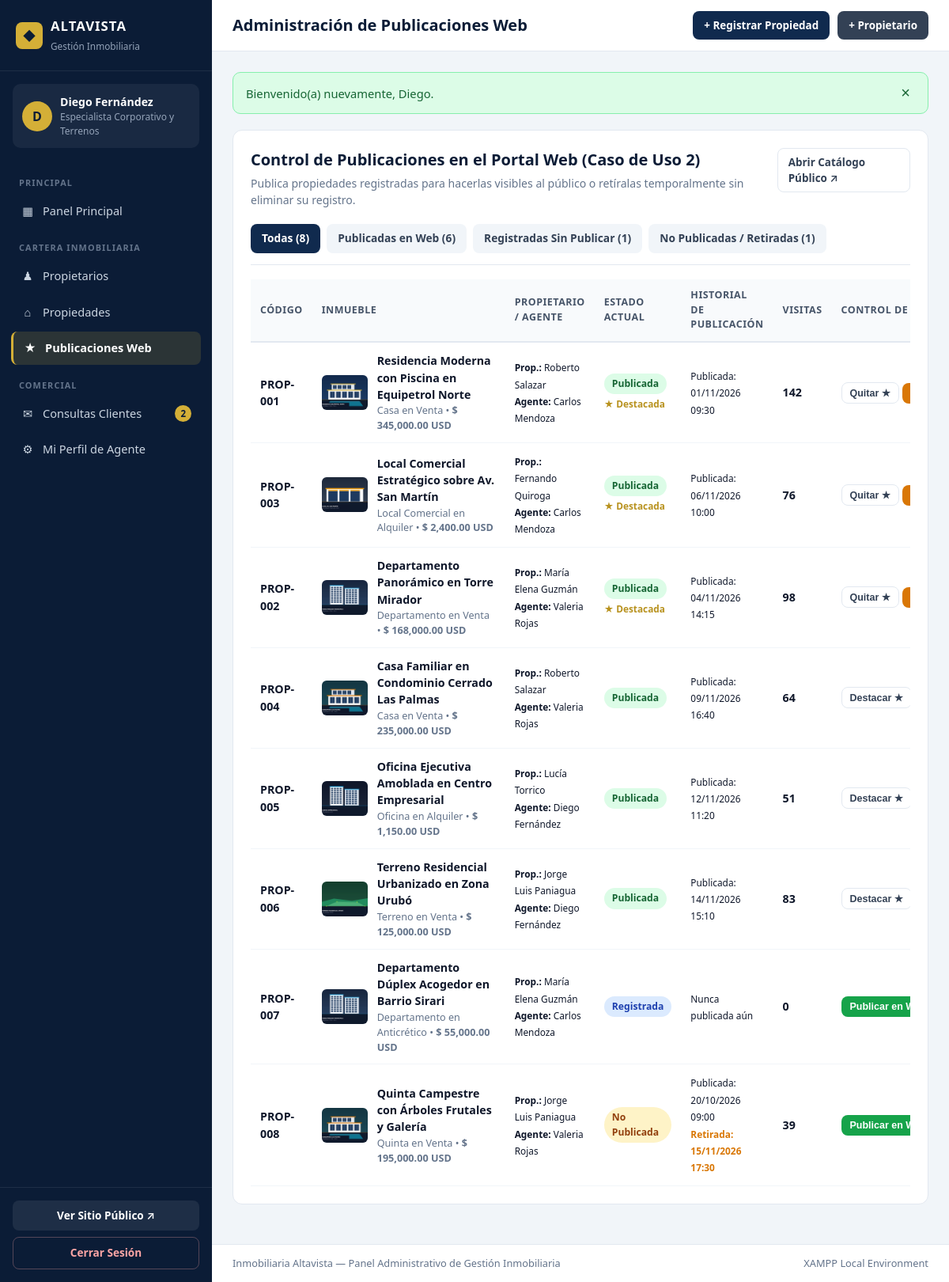
/admin/publicaciones.php (signed in), run on the app's committed database.
### tables this page shows
CREATE TABLE `propiedades` (
  `id_propiedad` INT NOT NULL AUTO_INCREMENT,
  `codigo_referencia` VARCHAR(20) NOT NULL,
  `titulo` VARCHAR(180) NOT NULL,
  `tipo_inmueble` ENUM('Casa', 'Departamento', 'Terreno', 'Local Comercial', 'Oficina', 'Quinta') NOT NULL,
  `tipo_operacion` ENUM('Venta', 'Alquiler', 'Anticrético') NOT NULL DEFAULT 'Venta',
  `direccion` VARCHAR(255) NOT NULL,
  `zona_ciudad` VARCHAR(120) NOT NULL,
  `descripcion` TEXT NOT NULL,
  `precio` DECIMAL(12,2) NOT NULL,
  `moneda` ENUM('USD', 'BOB') NOT NULL DEFAULT 'USD',
  `habitaciones` INT NOT NULL DEFAULT 0,
  `banos` INT NOT NULL DEFAULT 0,
  `superficie_m2` DECIMAL(10,2) NOT NULL,
  `estacionamientos` INT NOT NULL DEFAULT 0,
  `imagen_principal` VARCHAR(255) NOT NULL DEFAULT 'no-image.jpg',
  `estado_registro` ENUM('Registrada', 'Publicada', 'No Publicada') NOT NULL DEFAULT 'Registrada',
  `id_propietario` INT NOT NULL,
  `id_agente` INT NOT NULL,
  `fecha_registro` TIMESTAMP NOT NULL DEFAULT CURRENT_TIMESTAMP,
  `fecha_actualizacion` TIMESTAMP NOT NULL DEFAULT CURRENT_TIMESTAMP ON UPDATE CURRENT_TIMESTAMP,
  PRIMARY KEY (`id_propiedad`),
  UNIQUE KEY `uk_propiedades_codigo` (`codigo_referencia`),
  KEY `idx_propiedades_propietario` (`id_propietario`),
  KEY `idx_propiedades_agente` (`id_agente`),
  KEY `idx_propiedades_estado` (`estado_registro`),
  CONSTRAINT `fk_propiedades_propietario`
    FOREIGN KEY (`id_propietario`) REFERENCES `propietarios` (`id_propietario`)
    ON DELETE RESTRICT ON UPDATE CASCADE,
  CONSTRAINT `fk_propiedades_agente`
    FOREIGN KEY (`id_agente`) REFERENCES `agentes` (`id_agente`)
    ON DELETE RESTRICT ON UPDATE CASCADE
);

CREATE TABLE `propietarios` (
  `id_propietario` INT NOT NULL AUTO_INCREMENT,
  `nombre` VARCHAR(100) NOT NULL,
  `apellido` VARCHAR(100) NOT NULL,
  `documento_identidad` VARCHAR(30) NOT NULL,
  `telefono` VARCHAR(30) NOT NULL,
  `email` VARCHAR(150) DEFAULT NULL,
  `direccion_residencia` VARCHAR(255) DEFAULT NULL,
  `notas` TEXT DEFAULT NULL,
  `fecha_registro` TIMESTAMP NOT NULL DEFAULT CURRENT_TIMESTAMP,
  PRIMARY KEY (`id_propietario`),
  UNIQUE KEY `uk_propietarios_documento` (`documento_identidad`)
);

CREATE TABLE `agentes` (
  `id_agente` INT NOT NULL AUTO_INCREMENT,
  `nombre` VARCHAR(100) NOT NULL,
  `apellido` VARCHAR(100) NOT NULL,
  `email` VARCHAR(150) NOT NULL,
  `telefono` VARCHAR(30) NOT NULL,
  `whatsapp` VARCHAR(30) DEFAULT NULL,
  `cargo` VARCHAR(80) NOT NULL DEFAULT 'Asesor Inmobiliario',
  `password_hash` VARCHAR(255) NOT NULL,
  `activo` TINYINT(1) NOT NULL DEFAULT 1,
  `fecha_registro` TIMESTAMP NOT NULL DEFAULT CURRENT_TIMESTAMP,
  PRIMARY KEY (`id_agente`),
  UNIQUE KEY `uk_agentes_email` (`email`)
);

CREATE TABLE `publicaciones` (
  `id_publicacion` INT NOT NULL AUTO_INCREMENT,
  `id_propiedad` INT NOT NULL,
  `id_agente_publicador` INT NOT NULL,
  `estado_publicacion` ENUM('Publicada', 'No Publicada') NOT NULL DEFAULT 'Publicada',
  `destacada` TINYINT(1) NOT NULL DEFAULT 0,
  `visitas` INT NOT NULL DEFAULT 0,
  `fecha_publicacion` DATETIME NOT NULL DEFAULT CURRENT_TIMESTAMP,
  `fecha_retiro` DATETIME DEFAULT NULL,
  `observaciones` VARCHAR(255) DEFAULT NULL,
  PRIMARY KEY (`id_publicacion`),
  UNIQUE KEY `uk_publicaciones_propiedad` (`id_propiedad`),
  KEY `idx_publicaciones_estado` (`estado_publicacion`),
  KEY `idx_publicaciones_agente` (`id_agente_publicador`),
  CONSTRAINT `fk_publicaciones_propiedad`
    FOREIGN KEY (`id_propiedad`) REFERENCES `propiedades` (`id_propiedad`)
    ON DELETE CASCADE ON UPDATE CASCADE,
  CONSTRAINT `fk_publicaciones_agente`
    FOREIGN KEY (`id_agente_publicador`) REFERENCES `agentes` (`id_agente`)
    ON DELETE RESTRICT ON UPDATE CASCADE
);

### admin/publicaciones.php (the view, shortened to what this page needs)
<?php
require_once __DIR__ . '/../config/app.php';
require_once __DIR__ . '/../includes/header_admin.php';
$pdo = getDBConnection();
$filtroEstado = trim((string) ($_GET['estado'] ?? ''));
$params = [];
$sql = "
    SELECT p.*,
           pub.id_publicacion, pub.estado_publicacion, pub.destacada, pub.visitas,
           pub.fecha_publicacion, pub.fecha_retiro, pub.observaciones,
           pr.nombre AS prop_nombre, pr.apellido AS prop_apellido,
           a.nombre AS ag_nombre, a.apellido AS ag_apellido
    FROM propiedades p
    LEFT JOIN publicaciones pub ON pub.id_propiedad = p.id_propiedad
    INNER JOIN propietarios pr ON pr.id_propietario = p.id_propietario
    INNER JOIN agentes a ON a.id_agente = p.id_agente
";
$sql .= " ORDER BY FIELD(p.estado_registro, 'Publicada', 'Registrada', 'No Publicada'), p.fecha_registro DESC";
$stmt = $pdo->prepare($sql);
$stmt->execute($params);
$registros = $stmt->fetchAll();
$counts = [
    'Todas'        => 0,
    'Publicada'    => 0,
    'Registrada'   => 0,
    'No Publicada' => 0,
];
$stmtCounts = $pdo->query("SELECT estado_registro, COUNT(*) AS total FROM propiedades GROUP BY estado_registro");
foreach ($stmtCounts->fetchAll() as $row) {
    $counts[$row['estado_registro']] = (int) $row['total'];
    $counts['Todas'] += (int) $row['total'];
}
?>
<div class="admin-card">
    <div class="card-header">
        <div>
            <h2>Control de Publicaciones en el Portal Web (Caso de Uso 2)</h2>
            <p class="card-subtitle">Publica propiedades registradas para hacerlas visibles al público o retíralas temporalmente sin eliminar su registro.</p>
        </div>
        <a href="<?= url('catalogo.php') ?>" target="_blank" class="btn btn-outline btn-sm">Abrir Catálogo Público &#8599;</a>
    </div>
    <div class="status-tabs">
        <a href="<?= url('admin/publicaciones.php') ?>" class="status-tab <?= $filtroEstado === '' ? 'active' : '' ?>">
            Todas (<?= $counts['Todas'] ?>)
        </a>
        <a href="<?= url('admin/publicaciones.php?estado=Publicada') ?>" class="status-tab <?= $filtroEstado === 'Publicada' ? 'active' : '' ?>">
            Publicadas en Web (<?= $counts['Publicada'] ?>)
        </a>
        <a href="<?= url('admin/publicaciones.php?estado=Registrada') ?>" class="status-tab <?= $filtroEstado === 'Registrada' ? 'active' : '' ?>">
            Registradas Sin Publicar (<?= $counts['Registrada'] ?>)
        </a>
        <a href="<?= url('admin/publicaciones.php?estado=No+Publicada') ?>" class="status-tab <?= $filtroEstado === 'No Publicada' ? 'active' : '' ?>">
            No Publicadas / Retiradas (<?= $counts['No Publicada'] ?>)
        </a>
    </div>
    <div class="table-responsive">
        <table class="data-table">
            <thead>
                <tr>
                    <th>Código</th>
                    <th>Inmueble</th>
                    <th>Propietario / Agente</th>
                    <th>Estado Actual</th>
                    <th>Historial de Publicación</th>
                    <th>Visitas</th>
                    <th>Control de Publicación</th>
                </tr>
            </thead>
            <tbody>
                <?php if (empty($registros)): ?>
                    <tr><td colspan="7" class="text-center">No hay propiedades en esta categoría.</td></tr>
                <?php else: ?>
                    <?php foreach ($registros as $r): ?>
                        <?php
                        $badgeClass = match ($r['estado_registro']) {
                            'Publicada'    => 'status-published',
                            'No Publicada' => 'status-unpublished',
                            default        => 'status-registered',
                        };
                        ?>
                        <tr>
                            <td><strong><?= e($r['codigo_referencia']) ?></strong></td>
                            <td>
                                <div class="table-prop-cell">
                                    <img src="<?= property_image_url($r['imagen_principal']) ?>" alt="" class="table-thumb">
                                    <div>
                                        <strong><?= e($r['titulo']) ?></strong>
                                        <small><?= e($r['tipo_inmueble']) ?> en <?= e($r['tipo_operacion']) ?> &bull; <strong><?= format_price((float) $r['precio'], $r['moneda']) ?></strong></small>
                                    </div>
                                </div>
                            </td>
                            <td>
                                <small>
                                    <strong>Prop.:</strong> <?= e($r['prop_nombre'] . ' ' . $r['prop_apellido']) ?><br>
                                    <strong>Agente:</strong> <?= e($r['ag_nombre'] . ' ' . $r['ag_apellido']) ?>
                                </small>
                            </td>
                            <td>
                                <span class="status-badge <?= $badgeClass ?>"><?= e($r['estado_registro']) ?></span>
                                <?php if ((int) ($r['destacada'] ?? 0) === 1 && $r['estado_registro'] === 'Publicada'): ?>
                                    <br><span class="featured-tag">&#9733; Destacada</span>
                                <?php endif; ?>
                            </td>
                            <td>
                                <small>
                                    <?php if (!empty($r['fecha_publicacion'])): ?>
                                        Publicada: <?= date('d/m/Y H:i', strtotime($r['fecha_publicacion'])) ?><br>
                                    <?php else: ?>
                                        Nunca publicada aún<br>
                                    <?php endif; ?>
                                    <?php if (!empty($r['fecha_retiro']) && $r['estado_registro'] === 'No Publicada'): ?>
                                        <span class="text-warning">Retirada: <?= date('d/m/Y H:i', strtotime($r['fecha_retiro'])) ?></span>
                                    <?php endif; ?>
                                </small>
                            </td>
                            <td><strong><?= (int) ($r['visitas'] ?? 0) ?></strong></td>
                            <td class="actions-cell">
                                <?php if ($r['estado_registro'] !== 'Publicada'): ?>
                                    <form action="<?= url('actions/publicacion_estado.php') ?>" method="POST" class="inline-form">
                                        <button type="submit" class="btn btn-success btn-xs">Publicar en Web</button>
                                    </form>
                                <?php else: ?>
                                    <form action="<?= url('actions/publicacion_estado.php') ?>" method="POST" class="inline-form">
                                        <button type="submit" class="btn btn-outline btn-xs" title="Alternar destacado en portada">
                                            <?= (int) ($r['destacada'] ?? 0) === 1 ? 'Quitar ★' : 'Destacar ★' ?>
                                        </button>
                                    </form>
                                    <form action="<?= url('actions/publicacion_estado.php') ?>" method="POST" class="inline-form">
                                        <button type="submit" class="btn btn-warning btn-xs">Retirar Publicación</button>
                                    </form>
                                <?php endif; ?>
                            </td>
                        </tr>
                    <?php endforeach; ?>
                <?php endif; ?>
            </tbody>
        </table>
    </div>
</div>
<?php require_once __DIR__ . '/../includes/footer_admin.php'; ?>

### assets/css/admin.css (style rules this page uses)
:root { --navy-950: #0b1c36; --navy-900: #102a4e; --navy-800: #1b3f73; --gold-500: #d4af37; --gold-600: #b8921f; --slate-900: #0f172a; --slate-700: #334155; --slate-600: #475569; --slate-500: #64748b; --slate-200: #e2e8f0; --slate-100: #f1f5f9; --slate-50: #f8fafc; --white: #ffffff; --green-600: #16a34a; --green-100: #dcfce7; --amber-600: #d97706; --amber-100: #fef3c7; --blue-600: #2563eb; --blue-100: #dbeafe; --red-600: #dc2626; --red-100: #fee2e2; }
*, *::before, *::after { box-sizing: border-box; }
body { margin: 0; font-family: 'Segoe UI', system-ui, -apple-system, Roboto, sans-serif; color: var(--slate-900); background: var(--slate-100); line-height: 1.5; }
a { color: inherit; text-decoration: none; }
.admin-body { display: flex; min-height: 100vh; }
.admin-card { background: var(--white); border: 1px solid var(--slate-200); border-radius: 12px; padding: 22px; margin-bottom: 24px; }
.card-header { display: flex; align-items: flex-start; justify-content: space-between; gap: 16px; margin-bottom: 20px; }
.card-header h2 { margin: 0; font-size: 1.25rem; color: var(--navy-950); }
.card-subtitle { margin: 4px 0 0; font-size: 0.88rem; color: var(--slate-500); }
.status-tabs { display: flex; flex-wrap: wrap; gap: 8px; margin-bottom: 18px; padding-bottom: 14px; border-bottom: 1px solid var(--slate-200); }
.status-tab { padding: 8px 14px; border-radius: 8px; font-size: 0.86rem; font-weight: 600; background: var(--slate-100); color: var(--slate-700); }
.status-tab.active { background: var(--navy-900); color: var(--white); }
.table-responsive { overflow-x: auto; }
.data-table { width: 100%; border-collapse: collapse; font-size: 0.89rem; }
.data-table th { text-align: left; padding: 11px 12px; background: var(--slate-50); color: var(--slate-600); font-size: 0.78rem; text-transform: uppercase; letter-spacing: 0.5px; border-bottom: 2px solid var(--slate-200); }
.data-table td { padding: 12px; border-bottom: 1px solid var(--slate-100); vertical-align: middle; }
.table-prop-cell { display: flex; align-items: center; gap: 12px; min-width: 220px; }
.table-thumb { width: 58px; height: 44px; object-fit: cover; border-radius: 6px; flex-shrink: 0; background: var(--slate-200); }
.table-prop-cell small { display: block; color: var(--slate-500); font-size: 0.79rem; }
.actions-cell { white-space: nowrap; }
.inline-form { display: inline-block; }
.text-warning { color: var(--amber-600); font-weight: 600; }
.status-badge { display: inline-block; padding: 4px 10px; border-radius: 999px; font-size: 0.76rem; font-weight: 700; }
.status-published { background: var(--green-100); color: #166534; }
.status-unpublished { background: var(--amber-100); color: #92400e; }
.status-registered { background: var(--blue-100); color: #1e40af; }
.featured-tag { display: inline-block; margin-top: 4px; font-size: 0.74rem; font-weight: 700; color: var(--gold-600); }
.btn { display: inline-flex; align-items: center; justify-content: center; gap: 6px; padding: 10px 18px; border-radius: 8px; font-size: 0.9rem; font-weight: 600; border: 1px solid transparent; cursor: pointer; transition: all 0.18s ease; }
.btn-sm { padding: 7px 13px; font-size: 0.84rem; }
.btn-xs { padding: 5px 10px; font-size: 0.78rem; }
.btn-outline { border-color: var(--slate-200); background: var(--white); color: var(--slate-700); }
.btn-success { background: var(--green-600); color: var(--white); }
.btn-warning { background: var(--amber-600); color: var(--white); }

### data on the page
propiedades: codigo_referencia "PROP-001", imagen_principal (picture), titulo "Residencia Moderna con Piscina en Equipetrol Norte", tipo_inmueble "Casa", tipo_operacion "Venta", format_price((float) $r['precio'], $r['moneda']) "$ 345,000.00 USD", id_propietario.apellido "Roberto Salazar", id_agente.apellido "Carlos Mendoza", estado_registro "Publicada", shows "★ Destacada", publicaciones.fecha_publicacion "01/11/2026 09:30", publicaciones.visitas "142", shows "Quitar ★"
propiedades: codigo_referencia "PROP-003", imagen_principal (picture), titulo "Local Comercial Estratégico sobre Av. San Martín", tipo_inmueble "Local Comercial", tipo_operacion "Alquiler", format_price((float) $r['precio'], $r['moneda']) "$ 2,400.00 USD", id_propietario.apellido "Fernando Quiroga", id_agente.apellido "Carlos Mendoza", estado_registro "Publicada", shows "★ Destacada", publicaciones.fecha_publicacion "06/11/2026 10:00", publicaciones.visitas "76", shows "Quitar ★"
propiedades: codigo_referencia "PROP-002", imagen_principal (picture), titulo "Departamento Panorámico en Torre Mirador", tipo_inmueble "Departamento", tipo_operacion "Venta", format_price((float) $r['precio'], $r['moneda']) "$ 168,000.00 USD", id_propietario.apellido "María Elena Guzmán", id_agente.apellido "Valeria Rojas", estado_registro "Publicada", shows "★ Destacada", publicaciones.fecha_publicacion "04/11/2026 14:15", publicaciones.visitas "98", shows "Quitar ★"
propiedades: codigo_referencia "PROP-004", imagen_principal (picture), titulo "Casa Familiar en Condominio Cerrado Las Palmas", tipo_inmueble "Casa", tipo_operacion "Venta", format_price((float) $r['precio'], $r['moneda']) "$ 235,000.00 USD", id_propietario.apellido "Roberto Salazar", id_agente.apellido "Valeria Rojas", estado_registro "Publicada", publicaciones.fecha_publicacion "09/11/2026 16:40", publicaciones.visitas "64", shows "Destacar ★"
propiedades: codigo_referencia "PROP-005", imagen_principal (picture), titulo "Oficina Ejecutiva Amoblada en Centro Empresarial", tipo_inmueble "Oficina", tipo_operacion "Alquiler", format_price((float) $r['precio'], $r['moneda']) "$ 1,150.00 USD", id_propietario.apellido "Lucía Torrico", id_agente.apellido "Diego Fernández", estado_registro "Publicada", publicaciones.fecha_publicacion "12/11/2026 11:20", publicaciones.visitas "51", shows "Destacar ★"
propiedades: codigo_referencia "PROP-006", imagen_principal (picture), titulo "Terreno Residencial Urbanizado en Zona Urubó", tipo_inmueble "Terreno", tipo_operacion "Venta", format_price((float) $r['precio'], $r['moneda']) "$ 125,000.00 USD", id_propietario.apellido "Jorge Luis Paniagua", id_agente.apellido "Diego Fernández", estado_registro "Publicada", publicaciones.fecha_publicacion "14/11/2026 15:10", publicaciones.visitas "83", shows "Destacar ★"
propiedades: codigo_referencia "PROP-007", imagen_principal (picture), titulo "Departamento Dúplex Acogedor en Barrio Sirari", tipo_inmueble "Departamento", tipo_operacion "Anticrético", format_price((float) $r['precio'], $r['moneda']) "$ 55,000.00 USD", id_propietario.apellido "María Elena Guzmán", id_agente.apellido "Carlos Mendoza", estado_registro "Registrada", shows "Nunca publicada aún", visitas "0"
propiedades: codigo_referencia "PROP-008", imagen_principal (picture), titulo "Quinta Campestre con Árboles Frutales y Galería", tipo_inmueble "Quinta", tipo_operacion "Venta", format_price((float) $r['precio'], $r['moneda']) "$ 195,000.00 USD", id_propietario.apellido "Jorge Luis Paniagua", id_agente.apellido "Valeria Rojas", estado_registro "No Publicada", publicaciones.fecha_publicacion "20/10/2026 09:00", publicaciones.fecha_retiro "15/11/2026 17:30", publicaciones.visitas "39"

### other printed values
mb_strtoupper(mb_substr($_SESSION['agente_nombre'] ?? 'A', 0, 1)) "D"
$_SESSION['agente_cargo'] "Especialista Corporativo y Terrenos"
$pendientesCount "2"
$pageTitle "Administración de Publicaciones Web"
$msg "Bienvenido(a) nuevamente, Diego."
$counts['Todas'] "8"
$counts['Publicada'] "6"
$counts['Registrada'] "1"
$counts['No Publicada'] "1"
APP_NAME "Inmobiliaria Altavista"
